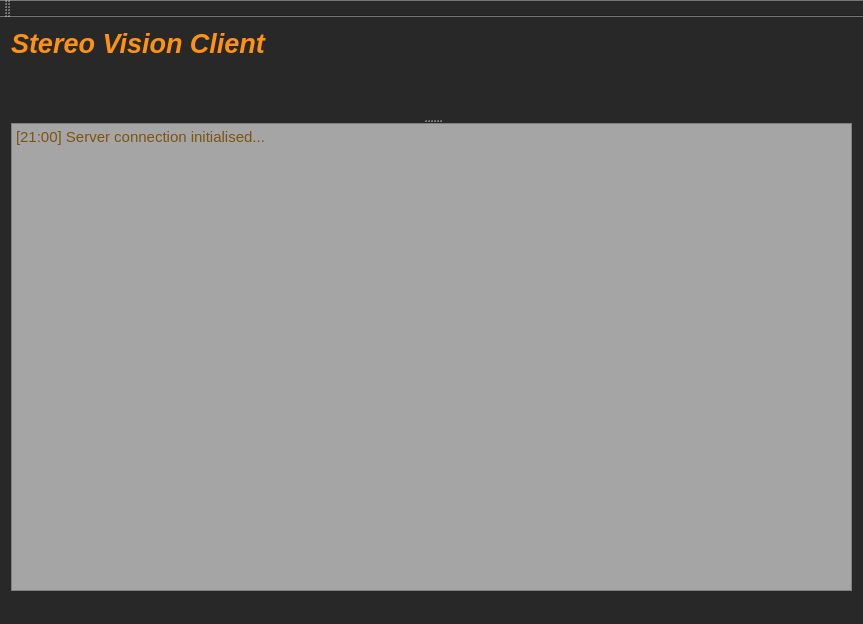
<?xml version="1.0" encoding="UTF-8"?>
<ui version="4.0">
 <class>GUI</class>
 <widget class="QMainWindow" name="GUI">
  <property name="geometry">
   <rect>
    <x>0</x>
    <y>0</y>
    <width>863</width>
    <height>624</height>
   </rect>
  </property>
  <property name="windowTitle">
   <string>GUI</string>
  </property>
  <property name="styleSheet">
   <string notr="true">background-color: rgb(40, 40, 40);</string>
  </property>
  <widget class="QWidget" name="centralWidget">
   <layout class="QVBoxLayout" name="verticalLayout">
    <item>
     <widget class="QLabel" name="titleLBL">
      <property name="text">
       <string>&lt;html&gt;&lt;head/&gt;&lt;body&gt;&lt;p&gt;&lt;span style=&quot; font-size:20pt; font-weight:600; font-style:italic; color:#ff9114;&quot;&gt;Stereo Vision Client&lt;/span&gt;&lt;/p&gt;&lt;/body&gt;&lt;/html&gt;</string>
      </property>
     </widget>
    </item>
    <item>
     <widget class="QSplitter" name="splitter">
      <property name="orientation">
       <enum>Qt::Vertical</enum>
      </property>
      <widget class="QWidget" name="gridLayoutWidget">
       <layout class="QGridLayout" name="processtepLO"/>
      </widget>
      <widget class="QTextBrowser" name="console">
       <property name="styleSheet">
        <string notr="true">background-color: rgb(165, 165, 165);
color: rgb(124, 83, 17);</string>
       </property>
       <property name="html">
        <string>&lt;!DOCTYPE HTML PUBLIC &quot;-//W3C//DTD HTML 4.0//EN&quot; &quot;http://www.w3.org/TR/REC-html40/strict.dtd&quot;&gt;
&lt;html&gt;&lt;head&gt;&lt;meta name=&quot;qrichtext&quot; content=&quot;1&quot; /&gt;&lt;style type=&quot;text/css&quot;&gt;
p, li { white-space: pre-wrap; }
&lt;/style&gt;&lt;/head&gt;&lt;body style=&quot; font-family:'Ubuntu'; font-size:11pt; font-weight:400; font-style:normal;&quot;&gt;
&lt;p style=&quot; margin-top:0px; margin-bottom:0px; margin-left:0px; margin-right:0px; -qt-block-indent:0; text-indent:0px;&quot;&gt;[21:00] Server connection initialised...&lt;/p&gt;&lt;/body&gt;&lt;/html&gt;</string>
       </property>
      </widget>
     </widget>
    </item>
   </layout>
  </widget>
  <widget class="QMenuBar" name="menuBar">
   <property name="geometry">
    <rect>
     <x>0</x>
     <y>0</y>
     <width>863</width>
     <height>25</height>
    </rect>
   </property>
  </widget>
  <widget class="QToolBar" name="mainToolBar">
   <attribute name="toolBarArea">
    <enum>TopToolBarArea</enum>
   </attribute>
   <attribute name="toolBarBreak">
    <bool>false</bool>
   </attribute>
  </widget>
  <widget class="QStatusBar" name="statusBar"/>
 </widget>
 <layoutdefault spacing="6" margin="11"/>
 <resources/>
 <connections/>
</ui>
